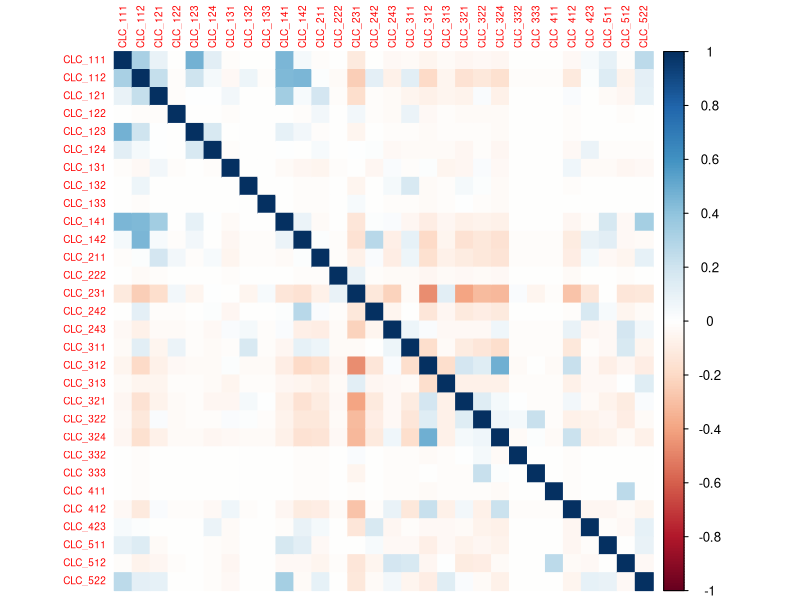
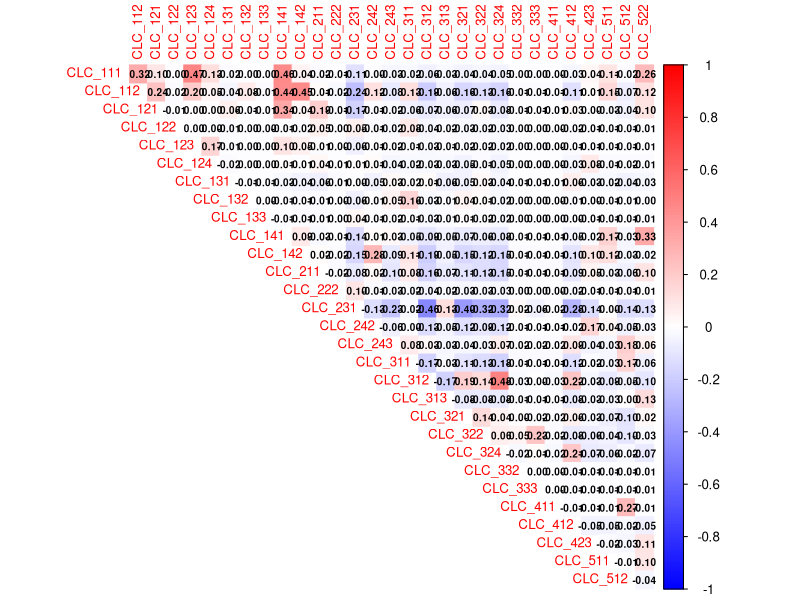
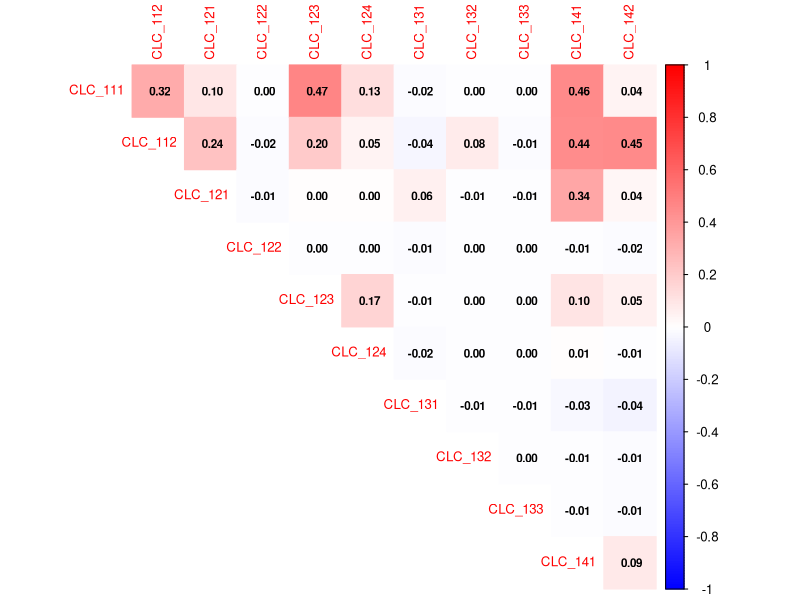
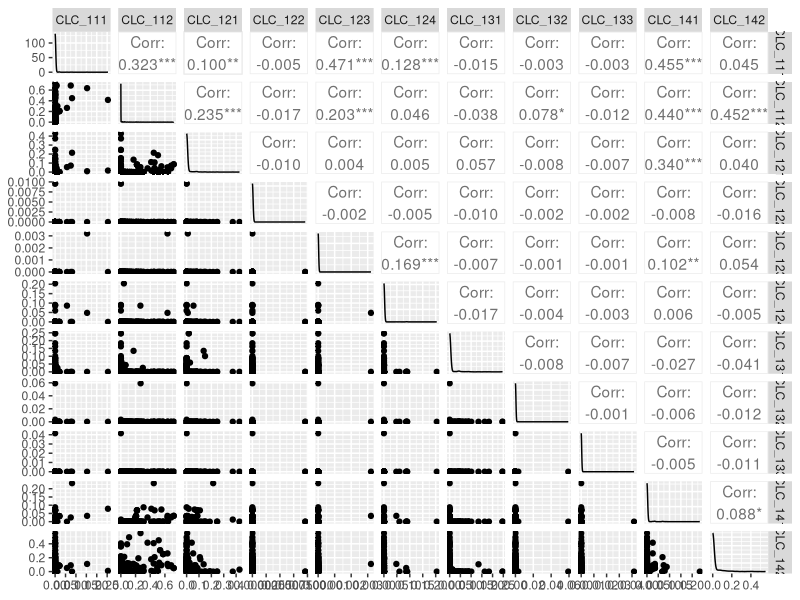
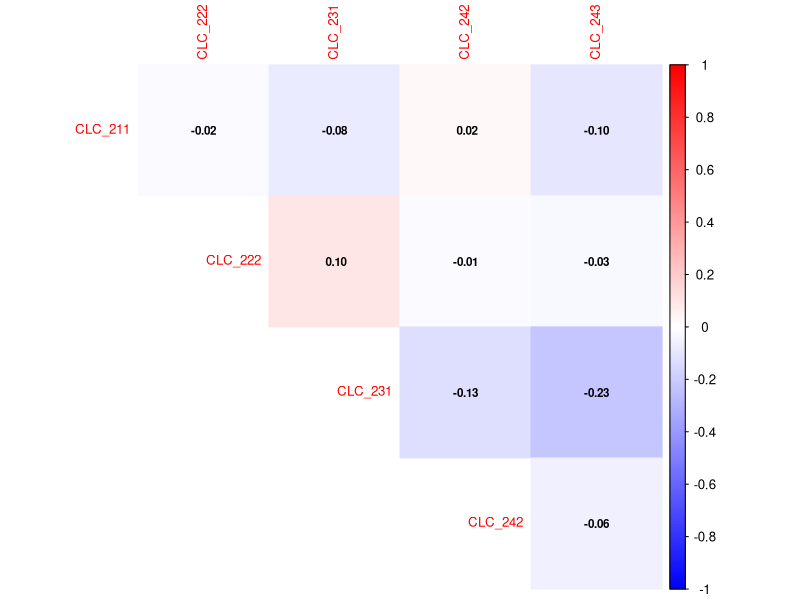
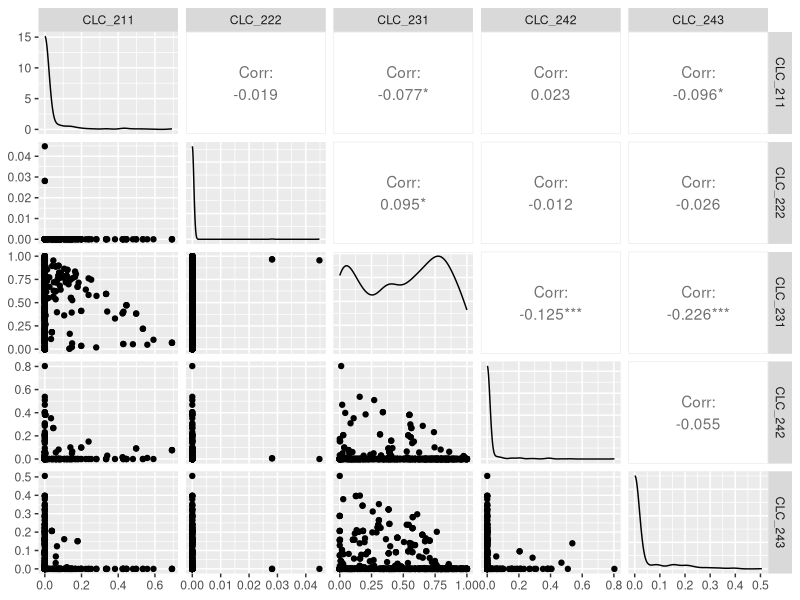
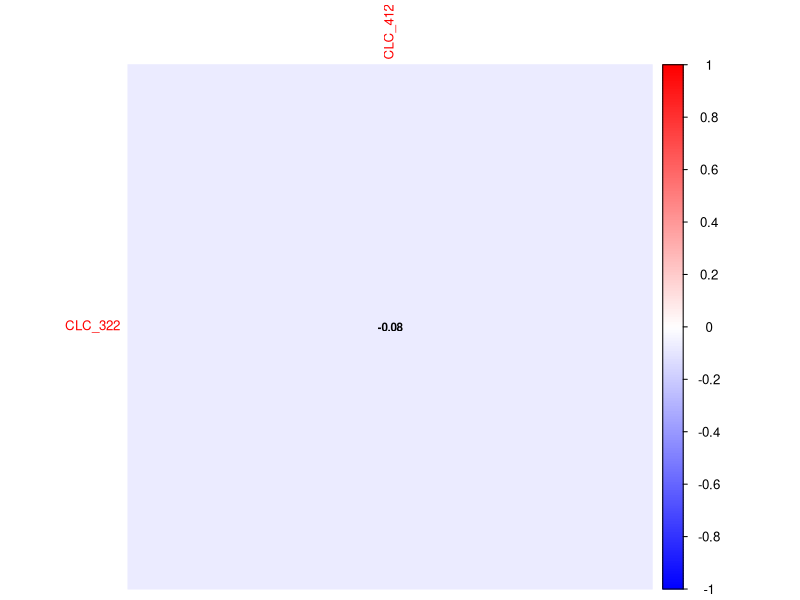
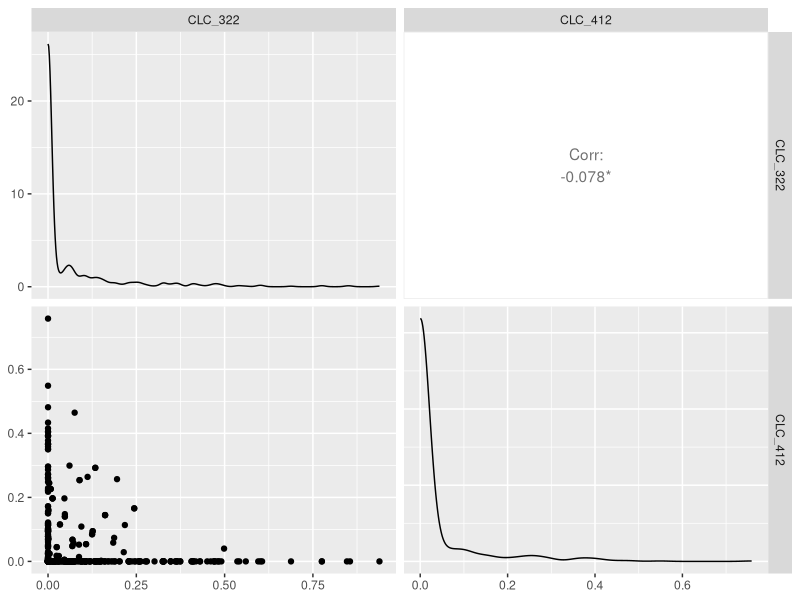

Reproduce these figures in R, in order. (Note: this script raises an error after producing the figures.)
siteCovs5km <- read.csv("1.data/1.2.processed/lcm_df_5km_buffer_3035.csv")
colnames(siteCovs5km)
siteCovs <- siteCovs5km

library(GGally)
library(corrplot)


siteCovs$urban <- rowSums(siteCovs[, c(
        "CLC_111", "CLC_112", "CLC_121", "CLC_122", "CLC_123",
        "CLC_124", "CLC_131", "CLC_132", "CLC_133", "CLC_141",
        "CLC_142"
)], na.rm = TRUE)

siteCovs$agri <- rowSums(siteCovs[, c("CLC_211", "CLC_222", "CLC_231", "CLC_242", "CLC_243")], na.rm = TRUE)

siteCovs$forest <- rowSums(siteCovs[, c(
        "CLC_311", "CLC_312", "CLC_313", "CLC_321", "CLC_322",
        "CLC_324", "CLC_332", "CLC_333"
)], na.rm = TRUE)



clc_vars <-
        # List of your CLC variable names
        clc_vars <- c(
                "CLC_111", "CLC_112", "CLC_121", "CLC_122", "CLC_123", "CLC_124",
                "CLC_131", "CLC_132", "CLC_133", "CLC_141", "CLC_142", "CLC_211",
                "CLC_222", "CLC_231", "CLC_242", "CLC_243", "CLC_311", "CLC_312",
                "CLC_313", "CLC_321", "CLC_322", "CLC_324", "CLC_332", "CLC_333",
                "CLC_411", "CLC_412", "CLC_423", "CLC_511", "CLC_512", "CLC_522"
        )
names(clc_vars)
# Subset the data frame to include only these variables
clc_data <- siteCovs5km[, clc_vars]

cor_matrix <- cor(clc_data, use = "complete.obs", method = "pearson")


# Plot the correlation matrix
corrplot(cor_matrix, method = "color", tl.cex = 0.6)

# Plot with numbers and color
corrplot(cor_matrix,
        method = "color", # Use color shading
        type = "upper", # Show only upper triangle
        addCoef.col = "black", # Add correlation coefficients in black
        tl.cex = 0.8, # Text label size
        number.cex = 0.6, # Coefficient number size
        col = colorRampPalette(c("blue", "white", "red"))(200),
        diag = FALSE
) # Hide the diagonal

# Save the correlation plot to a file
png("correlation_plot.png", width = 800, height = 600)
corrplot(cor_matrix,
        method = "color", # Use color shading
        type = "upper", # Show only upper triangle
        addCoef.col = "black", # Add correlation coefficients in black
        tl.cex = 0.8, # Text label size
        number.cex = 0.6, # Coefficient number size
        col = colorRampPalette(c("blue", "white", "red"))(200),
        diag = FALSE
) # Hide the diagonal
dev.off()

###############################################################################
# urban

#  Define only CLC_1xx variables
clc_1xx_vars <- c(
        "CLC_111", "CLC_112", "CLC_121", "CLC_122", "CLC_123",
        "CLC_124", "CLC_131", "CLC_132", "CLC_133", "CLC_141", "CLC_142"
)

# Subset  data
clc_1xx_data <- siteCovs5km[, clc_1xx_vars]

# Compute correlation matrix
clc_1xx_cor <- cor(clc_1xx_data, use = "complete.obs", method = "pearson")

# Plot the correlation matrix
corrplot(clc_1xx_cor,
        method = "color",
        type = "upper",
        addCoef.col = "black",
        tl.cex = 0.8,
        number.cex = 0.7,
        col = colorRampPalette(c("blue", "white", "red"))(200),
        diag = FALSE
)


# Create a pairwise scatterplot matrix
ggpairs(clc_1xx_data,
        upper = list(continuous = "cor"), # Show correlation in upper
        lower = list(continuous = "points"), # Show scatterplots in lower
        diag = list(continuous = "densityDiag")
) # Density plots on diagonal

######################################################################################
# agri
# Define only CLC_2xx variables (agri)
clc_2xx_vars <- c("CLC_211", "CLC_222", "CLC_231", "CLC_242", "CLC_243")

# Subset data
clc_2xx_data <- siteCovs5km[, clc_2xx_vars]

# Compute correlation matrix
clc_2xx_cor <- cor(clc_2xx_data, use = "complete.obs", method = "pearson")

# Plot the correlation matrix
corrplot(clc_2xx_cor,
        method = "color",
        type = "upper",
        addCoef.col = "black",
        tl.cex = 0.8,
        number.cex = 0.7,
        col = colorRampPalette(c("blue", "white", "red"))(200),
        diag = FALSE
)

# Create a pairwise scatterplot matrix
ggpairs(clc_2xx_data,
        upper = list(continuous = "cor"),
        lower = list(continuous = "points"),
        diag = list(continuous = "densityDiag")
)

#######################################################################################
# forest
# Define only CLC_3xx variables (forest amd peat bog)
clc_3xx_vars <- c(
        "CLC_311", "CLC_312", "CLC_313", "CLC_321", "CLC_322",
        "CLC_324", "CLC_332", "CLC_333", "CLC_412"
)

clc_3xx_vars <- c("CLC_322", "CLC_412")
# Subset data
clc_3xx_data <- siteCovs5km[, clc_3xx_vars]

# Compute correlation matrix
clc_3xx_cor <- cor(clc_3xx_data, use = "complete.obs", method = "pearson")

# Plot the correlation matrix
corrplot(clc_3xx_cor,
        method = "color",
        type = "upper",
        addCoef.col = "black",
        tl.cex = 0.8,
        number.cex = 0.7,
        col = colorRampPalette(c("blue", "white", "red"))(200),
        diag = FALSE
)

# Create a pairwise scatterplot matrix
ggpairs(clc_3xx_data,
        upper = list(continuous = "cor"),
        lower = list(continuous = "points"),
        diag = list(continuous = "densityDiag")
)

siteCovs$conifer <- siteCovs$CLC_312
siteCovs$morepeat <- rowSums(siteCovs[, c("CLC_322", "CLC_412")], na.rm = TRUE)

#######################################################################################
# Load required package
library(dplyr)

# Import additional data
allirelandgrid <- read.csv("1.data/1.3.processedinarc/compiled10km.csv")

# Display the first few rows
View(allirelandgrid)


# Rename columns that start with "X" to start with "CLC_"
allirelandgrid <- allirelandgrid %>%
        rename_with(
                .cols = starts_with("X"),
                .fn = ~ paste0("CLC_", sub("^X", "", .))
        )

allirelandgrid$x <- allirelandgrid$CLC_x


colnames(allirelandgrid)
# Define the columns to keep
cols_to_keep <- c(
        "gridid", "CLC_321", "CLC_412", "CLC_231", "CLC_242", "CLC_322",
        "CLC_423", "CLC_243", "CLC_333", "CLC_331", "CLC_142", "CLC_522", "CLC_512",
        "CLC_112", "CLC_324", "CLC_312", "CLC_124", "CLC_421", "CLC_121", "CLC_131",
        "CLC_311", "CLC_332", "CLC_313", "CLC_411", "CLC_211", "CLC_334", "CLC_511",
        "CLC_141", "CLC_111", "CLC_132", "CLC_133", "CLC_122", "CLC_123", "CLC_521",
        "CLC_222", "total", "CLC_x", "CLC_xcood", "ycood"
)

# Subset the dataframe to include only those columns
allirelandgrid <- allirelandgrid[, cols_to_keep]
View(allirelandgrid)

# List of your CLC variable names
clc_vars_allireland <- c(
        "CLC_111", "CLC_112", "CLC_121", "CLC_122", "CLC_123", "CLC_124",
        "CLC_131", "CLC_132", "CLC_133", "CLC_141", "CLC_142", "CLC_211",
        "CLC_222", "CLC_231", "CLC_242", "CLC_243", "CLC_311", "CLC_312",
        "CLC_313", "CLC_321", "CLC_322", "CLC_324", "CLC_332", "CLC_333",
        "CLC_411", "CLC_412", "CLC_423", "CLC_511", "CLC_512", "CLC_522"
)
names(clc_vars_allireland)
# Subset the data frame to include only these variables
clc_data <- allirelandgrid[, clc_vars_allireland]

cor_matrix <- cor(clc_data, use = "complete.obs", method = "spearman")


# Plot the correlation matrix
corrplot(cor_matrix, method = "color", tl.cex = 0.6)

# Plot with numbers and color
corrplot(cor_matrix,
        method = "color", # Use color shading
        type = "upper", # Show only upper triangle
        addCoef.col = "black", # Add correlation coefficients in black
        tl.cex = 0.8, # Text label size
        number.cex = 0.6, # Coefficient number size
        col = colorRampPalette(c("blue", "white", "red"))(200),
        diag = FALSE
) # Hide the diagonal

#################################################################################
# urban
#  Define only CLC_1xx variables
clc_1xx_vars_allireland <- c(
        "CLC_111", "CLC_112", "CLC_121", "CLC_122", "CLC_123",
        "CLC_124", "CLC_131", "CLC_132", "CLC_133", "CLC_141", "CLC_142"
)

# Subset  data
clc_1xx_data_allireland <- allirelandgrid[, clc_1xx_vars_allireland]

# compute correlation matrix
clc_1xx_cor_allireland <- cor(clc_1xx_data_allireland, use = "complete.obs", method = "spearman")

# Plot the correlation matrix
corrplot(clc_1xx_cor_allireland,
        method = "color",
        type = "upper",
        addCoef.col = "black",
        tl.cex = 0.8,
        number.cex = 0.7,
        col = colorRampPalette(c("blue", "white", "red"))(200),
        diag = FALSE
)

# Create a pairwise scatterplot matrix
ggpairs(clc_1xx_data_allireland,
        upper = list(continuous = "cor"), # Show correlation in upper
        lower = list(continuous = "points"), # Show scatterplots in lower
        diag = list(continuous = "densityDiag")
) # Density plots on diagonal

#######################################################################################
# agri
# Define only CLC_2xx variables (agri)
clc_2xx_vars_allireland <- c("CLC_211", "CLC_222", "CLC_231", "CLC_242", "CLC_243")

# subset data
clc_2xx_data_allireland <- allirelandgrid[, clc_2xx_vars_allireland]

# Compute correlation matrix
clc_2xx_cor_allireland <- cor(clc_2xx_data_allireland, use = "complete.obs", method = "pearson")

# Plot the correlation matrix
corrplot(clc_2xx_cor_allireland,
        method = "color",
        type = "upper",
        addCoef.col = "black",
        tl.cex = 0.8,
        number.cex = 0.7,
        col = colorRampPalette(c("blue", "white", "red"))(200),
        diag = FALSE
)

# Create a pairwise scatterplot matrix
ggpairs(clc_2xx_data_allireland,
        upper = list(continuous = "cor"),
        lower = list(continuous = "points"),
        diag = list(continuous = "densityDiag")
)

########################################################################################
# forest
# Define only CLC_3xx variables (forest and peat bog)
clc_3xx_vars_allireland <- c(
        "CLC_311", "CLC_312", "CLC_313", "CLC_321", "CLC_322",
        "CLC_324", "CLC_332", "CLC_333", "CLC_412"
)

clc_3xx_vars_allireland <- c("CLC_322", "CLC_412")

# Subset data
clc_3xx_data_allireland <- allirelandgrid[, clc_3xx_vars_allireland]

# Compute correlation matrix
clc_3xx_cor_allireland <- cor(clc_3xx_data_allireland, use = "complete.obs", method = "pearson")

# Plot the correlation matrix
corrplot(clc_3xx_cor_allireland,
        method = "color",
        type = "upper",
        addCoef.col = "black",
        tl.cex = 0.8,
        number.cex = 0.7,
        col = colorRampPalette(c("blue", "white", "red"))(200),
        diag = FALSE
)

# Create a pairwise scatterplot matrix
ggpairs(clc_3xx_data_allireland,
        upper = list(continuous = "cor"),
        lower = list(continuous = "points"),
        diag = list(continuous = "densityDiag")
)

###########################

cor(allirelandgrid$CLC_111, allirelandgrid$CLC_112, use = "complete.obs")
cor_value <- cor(allirelandgrid$CLC_111, allirelandgrid$CLC_112, use = "complete.obs")

ggplot(allirelandgrid, aes(x = CLC_111, y = CLC_112)) +
        geom_point(alpha = 0.5, color = "steelblue") +
        geom_smooth(method = "lm", se = FALSE, color = "darkred") +
        theme_minimal()

###################################################
# Select only CLC_ columns
clc_cols <- grep("^CLC_", colnames(allirelandgrid), value = TRUE)

# Sum each CLC column (ignoring NAs)
clc_totals <- colSums(allirelandgrid[, clc_cols], na.rm = TRUE)

# Convert to a data frame for a neat table
clc_totals_df <- data.frame(
        Cover_Type = names(clc_totals),
        Total = clc_totals
)

# View the table
View(clc_totals_df)
##############################################################################################
# create new df of mean, min, max and Df of each clc type
colnames(allirelandgrid)

# List of your specified column names
cols_to_summarise_CLC <- c(
        "X231", "X243", "X312", "X324", "X412", "X512", "X111", "X112",
        "X121", "X142", "X311", "X313", "X321", "X322", "X332", "X333",
        "X122", "X211", "X242", "X421", "X423", "X522", "X131", "X411",
        "X331", "X521", "X133", "X511", "X334", "X124", "X141", "X222",
        "X132", "X123"
)

# Compute summary statistics using sapply
CLC_summary_all_ireland <- t(sapply(allirelandgrid[, cols_to_summarise_CLC], function(x) {
        c(
                Sum = sum(x, na.rm = TRUE),
                Mean = mean(x, na.rm = TRUE),
                SD = sd(x, na.rm = TRUE),
                Min = min(x, na.rm = TRUE),
                Max = max(x, na.rm = TRUE)
        )
}))

# Convert to data frame and round for readability
CLC_summary_all_ireland <- as.data.frame(round(CLC_summary_all_ireland, 10))

# Print the summary table
View(CLC_summary_all_ireland)

# Create correlation matrix for main groupings
groupings <- c(
        "agrinonpas", "pasture", "conifer", "mixedwood",
        "opennoneagri", "urban", "road_length", "river_length"
)

# Compute correlation matrix
cor_matrix <- cor(siteCovs[, groupings], use = "complete.obs", method = "spearman")

# Plot correlation matrix with numbers and color
png("correlation_plot_groupings.png", width = 1000, height = 800)
corrplot(cor_matrix,
        method = "color", # Use color shading
        type = "upper", # Show only upper triangle
        addCoef.col = "black", # Add correlation coefficients in black
        tl.cex = 0.8, # Text label size
        number.cex = 0.7, # Coefficient number size
        col = colorRampPalette(c("blue", "white", "red"))(200),
        diag = FALSE, # Hide the diagonal
        title = "Correlation between Land Cover Groupings",
        mar = c(0, 0, 2, 0)
) # Add margin for title
dev.off()

# Create pairwise scatterplot matrix
png("scatterplot_matrix_groupings.png", width = 1200, height = 1200)
ggpairs(siteCovs[, groupings],
        upper = list(continuous = "cor"), # Show correlation in upper
        lower = list(continuous = "points"), # Show scatterplots in lower
        diag = list(continuous = "densityDiag")
) # Density plots on diagonal
dev.off()

# Print correlation matrix with rounded values
print(round(cor_matrix, 3))

# Identify highly correlated pairs (|correlation| > 0.7)
high_cor <- which(abs(cor_matrix) > 0.7 & upper.tri(cor_matrix), arr.ind = TRUE)
if (length(high_cor) > 0) {
        cat("\nHighly correlated pairs (|correlation| > 0.7):\n")
        for (i in 1:nrow(high_cor)) {
                row_name <- rownames(cor_matrix)[high_cor[i, 1]]
                col_name <- colnames(cor_matrix)[high_cor[i, 2]]
                cor_value <- cor_matrix[high_cor[i, 1], high_cor[i, 2]]
                cat(sprintf("%s - %s: %.3f\n", row_name, col_name, cor_value))
        }
} else {
        cat("\nNo highly correlated pairs found (|correlation| > 0.7)\n")
}
